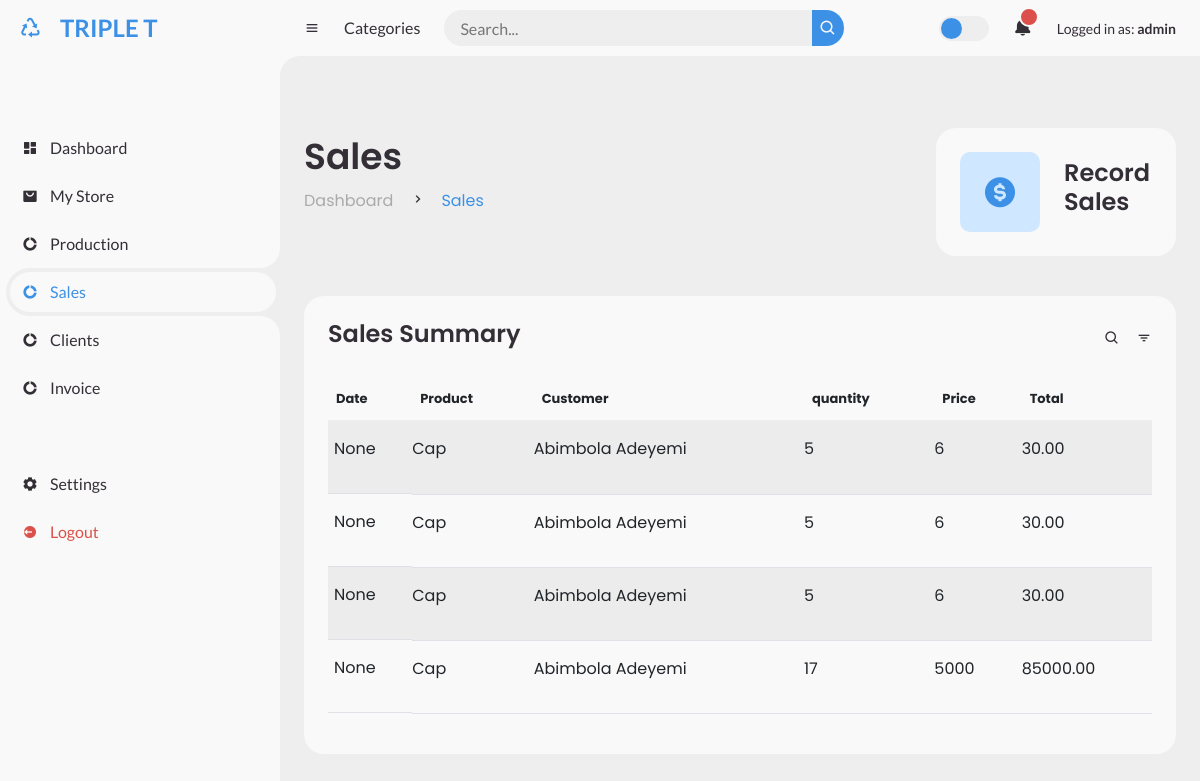
Page /sales_record/ (signed in) on the earlier database version.
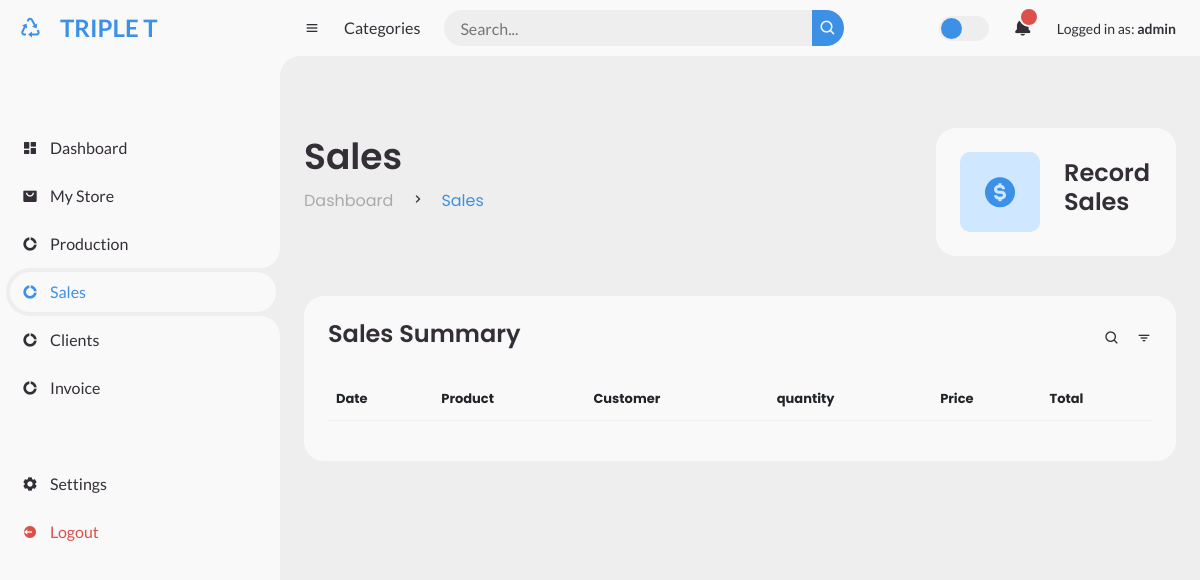
Same page on the later database version.
### store/models.py (models this page shows, shortened)
class Sales(models.Model):
    product = models.ForeignKey(Stock, on_delete=models.CASCADE, null=True)
    customer = models.ForeignKey(Customer, on_delete=models.CASCADE, null=True )
    quantity = models.IntegerField()
    price = models.IntegerField()
    total = models.DecimalField(max_digits=20,decimal_places=2)
    created_at = models.DateField(null=True, blank=True)

class Stock(models.Model):
    name = models.CharField(max_length=20, null=True)
    color = models.CharField(max_length=10, null=True, blank=True)
    cap_type = models.ForeignKey(Cap, on_delete=models.CASCADE, null=True, blank=True)
    product_type = models.CharField(max_length=20, null=True, blank=True)
    preform_type = models.ForeignKey(Preform_type, on_delete=models.CASCADE, null=True, blank=True)
    quantity = models.IntegerField()
    notification_sent = models.BooleanField(default=False)

class Contact(models.Model):
    name = models.CharField(max_length=30)
    address = models.TextField()
    phone_number = models.CharField(max_length=20)
    email = models.EmailField()
    class Meta:
        abstract = True

class Customer(Contact):
    pass

### store/views.py (the view)
# urls.py: path('sales_record/', views.sales_record, name="sales_record"),
@login_required
def sales_record(request):
    sales = Sales.objects.all()
    return render(request, 'sales/index.html', {'sales': sales})

### store/templates/sales/index.html
{% extends "sales/base.html" %}
{% block body %}
<div class="head-title">
    <div class="left">
      <h1>Sales</h1>
      <ul class="breadcrumb">
        <li>
          <a href="#">Dashboard</a>
        </li>
        <li><i class='bx bx-chevron-right' ></i></li>
        <li>
          <a class="active" href="{% url 'sales_record' %}">Sales</a>
        </li>
      </ul>
    </div>
    <ul class="box-info">
        <a href="{% url 'sales_form' %}">
          <li>
            <i class='bx bxs-dollar-circle'></i>
            <span class="text">
              <h3>Record <br> Sales</h3>
            </span>
          </li>
        </a>
      </ul>
</div>
<div class="table-data">
    <div class="order">
      <div class="head">
        <h3>Sales Summary</h3>
        <i class='bx bx-search' ></i>
        <i class='bx bx-filter' ></i>
      </div>
      <table class="table table-striped">
        <thead>
          <tr>
            <th>Date</th>
            <th>Product</th>
            <th>Customer</th>
            <th>quantity</th>
            <th>Price</th>
            <th>Total</th>
          </tr>
        </thead>
        <tbody>
            {% for sales in sales %}
              <tr>
                <td><p>{{sales.created_at}}</p></td>
                  <td>
                    <p>{{sales.product.name}}</p>
                  </td>
                  <td><p>{{sales.customer.name}}</p></td>
                  <td>{{sales.quantity}}</td>
                  <td>{{sales.price}}</td>
                  <td>{{sales.total}}</td>
                </tr>
              {% endfor %}
        </tbody>
      </table>
    </div>
</div>
{% endblock %}

Differences in the rows shown:
removed Sales: created_at "None", product.name "Cap", customer.name "Abimbola Adeyemi", quantity "5", price "6", total "30.00"
removed Sales: created_at "None", product.name "Cap", customer.name "Abimbola Adeyemi", quantity "5", price "6", total "30.00"
removed Sales: created_at "None", product.name "Cap", customer.name "Abimbola Adeyemi", quantity "5", price "6", total "30.00"
removed Sales: created_at "None", product.name "Cap", customer.name "Abimbola Adeyemi", quantity "17", price "5000", total "85000.00"
